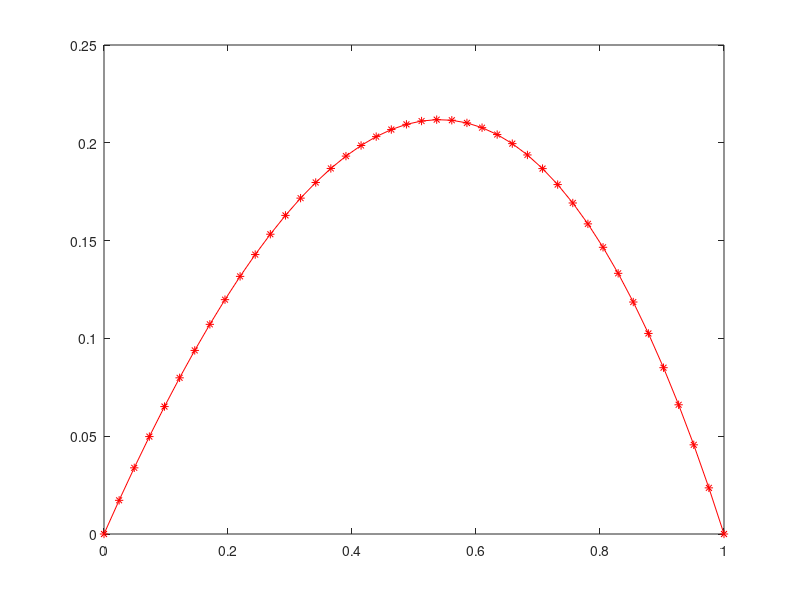

Reproduce this figure in MATLAB.
%------------------------------------
%     randwertaufgabe.m 
%   
%  berechnet mit Finiten Differenzen die Lösung u von
%  -u''=f in (0,1), u(0)=u(1)=0
%
%  Gerd Rapin           31.10.2003
%  Jochen Schulz        12.8.2010
%-------------------------------------------

% Anzahl Stuetzstellen
n = 41;

% Erzeugen des Gitters
x = 0:(1/n):1;
x_i = x(2:n);

% Aufstellen des lin. Gls.
A = diag(2*ones(1,n-1),0)...
   +diag(-1*ones(1,n-2),-1)...
   +diag(-1*ones(1,n-2),1);
F = (1/n)^2*transpose(exp(x_i)); % rechte Seite fuer f=exp(x) 

% Loesen des lin. Gls.
z_i = A\ F;

% Darstellen der Loesung
z = [0; z_i; 0];
plot(x,z,'r*-');
%plot(x_i,exp(x_i))
